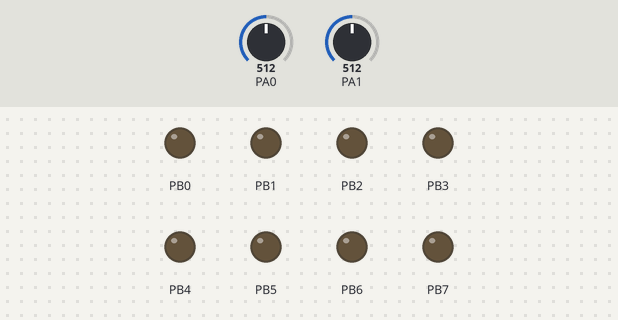
Simulated run of this program. Board: ATmega32, built with avr-gcc and emulated at 1 MHz. Parts: output pins drawn as LEDs (lit = HIGH). Inputs (shaded band) come from the test bench; at power-on: PA0 = 512, PA1 = 512. What the program prints to the serial monitor is not drawn.

Above: at 1.2 s.
1.3 s: PA0 set to 890
4.3 s: PA0 set to 914
At 5.5 s:
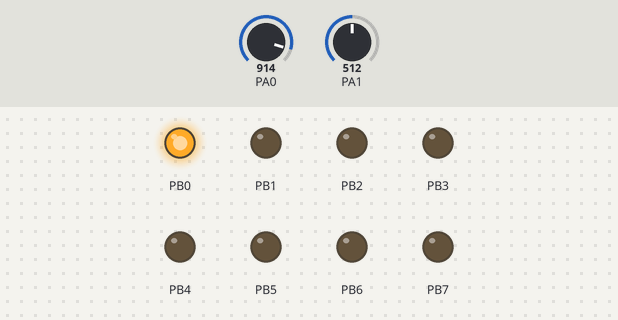
5.8 s: PA1 set to 892
8.8 s: PA1 set to 916
At 10.0 s:
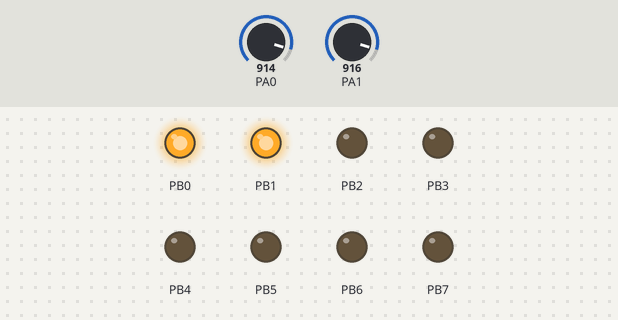
10.3 s: PA0 set to 900
At 11.0 s:
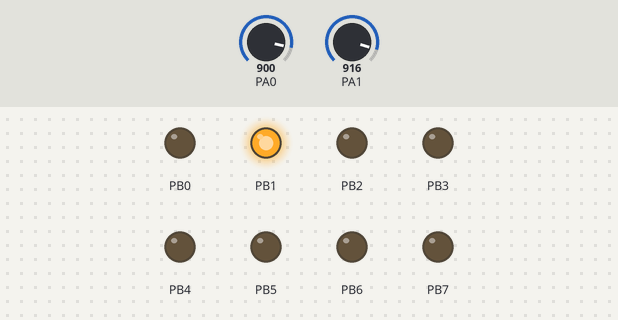
11.8 s: PA0 set to 1023
At 12.1 s:
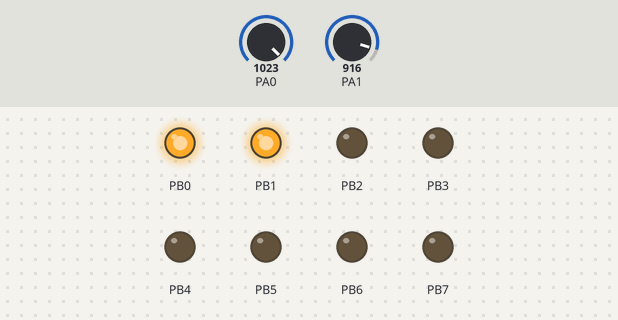
Timing chart, 0 to 14.8 s (numbered marks = the images above; inputs shaded):
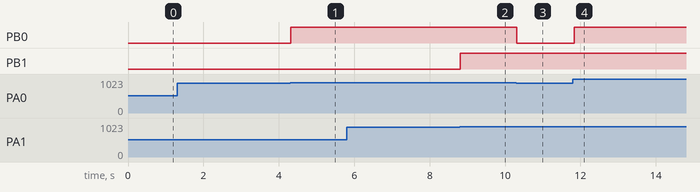

Measured:
- the behaviour switches between 900 and 901 on PA0 (found by bisection; images 0 and 1)
- the behaviour switches between 900 and 901 on PA1 (found by bisection; images 1 and 2)
- after the input at 1.3 s, every drawn part: stays the same
- after the input at 4.3 s, PB0: LOW → HIGH at once
- after the input at 5.8 s, every drawn part: stays the same
- after the input at 8.8 s, PB1: LOW → HIGH at once
- after the input at 10.3 s, PB0: HIGH → LOW at once
- after the input at 11.8 s, PB0: LOW → HIGH at once

The program:

main.c
```c
/*
 * TX.c
 *
 * Created: 03-11-2016 11:37:16 PM
 * Author : Anupam
 */

#ifndef F_CPU
#define F_CPU 1000000UL
#endif

#include <avr/io.h>
#include <avr/interrupt.h>
#include <util/delay.h>

#define BAUD 1200
#define UBRR (F_CPU/(BAUD*16UL)-1)

#define LowLimit 100
#define HighLimit 900

#define SYNC 0xAA
#define RADDR 0x44
#define FRONT 0x11
#define BACK 0x21
#define RIGHT 0x1B
#define LEFT 0x2B
#define  STOP 0x31

void USART_init()
{
	UBRRH=(uint8_t)(UBRR>>8);
	UBRRL=(uint8_t)UBRR;
	UCSRC|=1<<URSEL|1<<UCSZ1|1<<UCSZ0;
	UCSRB|=1<<TXEN;
}

void USART_TxByte(uint8_t data)
{
	while((UCSRA&(1<<UDRE))==0);
	UDR=data;
	while((UCSRA&(1<<TXC))==0);
	UDR=0;
}

void Send_Packet(uint8_t address,uint8_t data)
{
	USART_TxByte(SYNC);
	USART_TxByte(address);
	USART_TxByte(data);
	USART_TxByte(address+data);
}

void ADC_init(void)
{
	ADCSRA |= 1<<ADPS2;
	ADMUX |= 1<<REFS0;
	ADCSRA |= 1<<ADIE;
	ADCSRA |= 1<<ADEN;
}

int main(void)
{
	DDRB=0xFF;
	USART_init();
	ADC_init();
	sei();
	ADCSRA|=1<<ADSC;
    /* Replace with your application code */
    while (1)
    {/*
		if(x<200)
		Send_Packet(RADDR,FRONT);
		//_delay_ms(500);
		else if(x>800)
		Send_Packet(RADDR,BACK);
		//_delay_ms(500);
		 if(y>800)
		Send_Packet(RADDR,RIGHT);
		//_delay_ms(500);
		else if(y<200)
		Send_Packet(RADDR,LEFT);
		//_delay_ms(500);
		_delay_ms(200);
		*/
    }
}

ISR(ADC_vect)
{
	//uint8_t theLow = ADCL;
	uint16_t theTenBitResult = ADC;//ADCH<<8 | theLow;

	switch (ADMUX&(1<<MUX0))
	{
		case 0x00:
		if(theTenBitResult>HighLimit)
		{
			PORTB|=1<<PINB0;
			Send_Packet(RADDR,BACK);
		}
		else if(theTenBitResult<LowLimit)
		{
			PORTB&=~(1<<PINB0);
			Send_Packet(RADDR,FRONT);
		}
		else
		{
			PORTB&=~(1<<PINB0);
			Send_Packet(RADDR,STOP);
		}
		ADMUX |=1<<MUX0;
		break;
		case 0x01:
		if(theTenBitResult>HighLimit)
		{
			PORTB|=1<<PINB1;
			Send_Packet(RADDR,LEFT);
		}
		else if(theTenBitResult<LowLimit)
		{
			PORTB&=~(1<<PINB1);
			Send_Packet(RADDR,RIGHT);
		}
		else
		{
			PORTB&=~(1<<PINB1);
			Send_Packet(RADDR,STOP);
		}
		ADMUX &=~(1<<MUX0);
		break;
		default:
		//Default code
		break;
	} ADCSRA |= 1<<ADSC;
}
```
